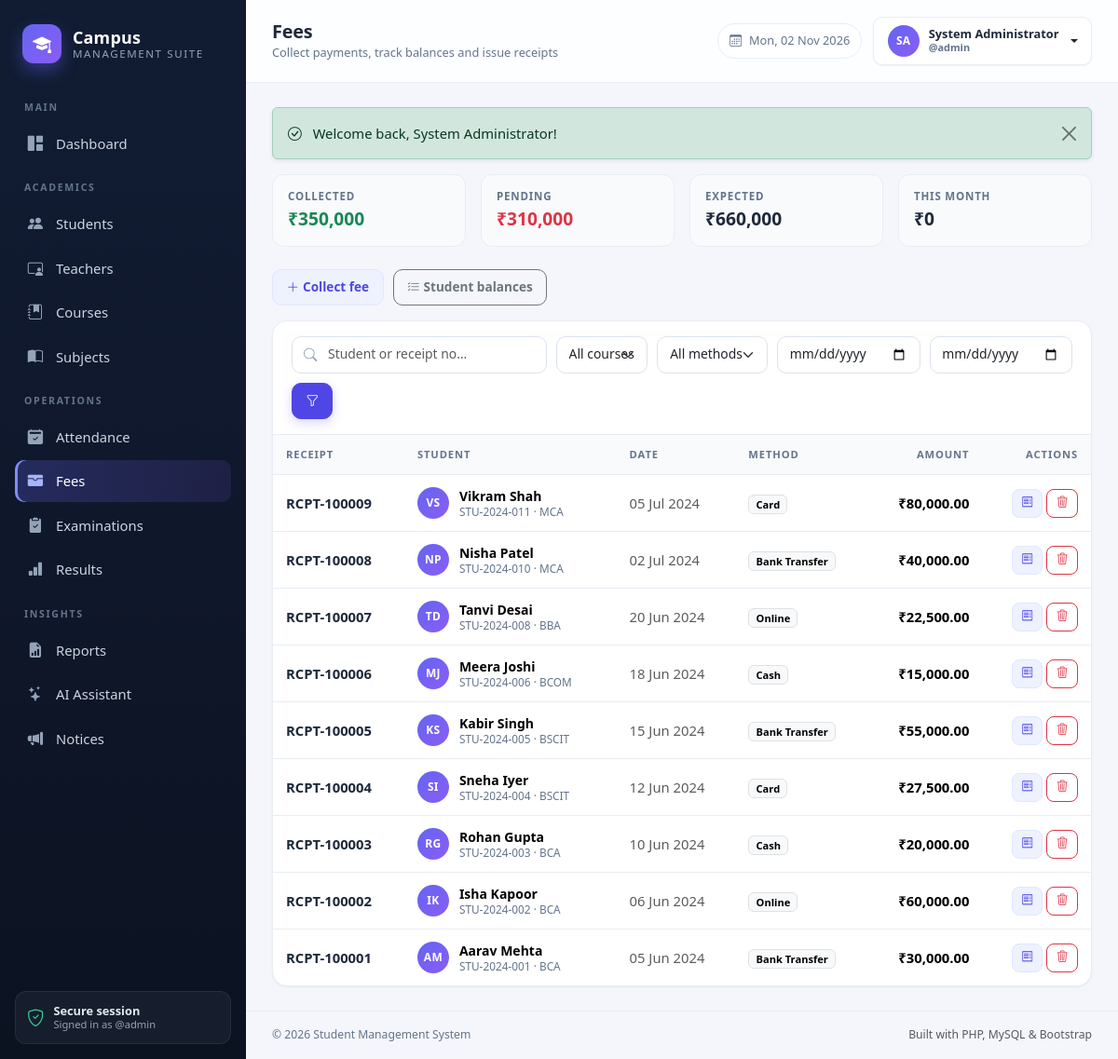
/admin/fees/index.php (signed in), run on the app's committed database.
### tables this page shows
CREATE TABLE fees (
    id INT UNSIGNED AUTO_INCREMENT PRIMARY KEY,
    student_id INT UNSIGNED NOT NULL,
    course_id INT UNSIGNED NOT NULL,
    amount DECIMAL(10,2) NOT NULL,
    payment_date DATE NOT NULL,
    payment_method ENUM('Cash','Card','Bank Transfer','Online') NOT NULL DEFAULT 'Cash',
    receipt_no VARCHAR(40) NOT NULL UNIQUE,
    remarks VARCHAR(255) DEFAULT NULL,
    created_at TIMESTAMP DEFAULT CURRENT_TIMESTAMP,
    CONSTRAINT fk_fees_student FOREIGN KEY (student_id) REFERENCES students(id) ON DELETE CASCADE,
    CONSTRAINT fk_fees_course FOREIGN KEY (course_id) REFERENCES courses(id) ON DELETE CASCADE
);

CREATE TABLE students (
    id INT UNSIGNED AUTO_INCREMENT PRIMARY KEY,
    student_id VARCHAR(30) NOT NULL UNIQUE,
    full_name VARCHAR(120) NOT NULL,
    email VARCHAR(120) NOT NULL UNIQUE,
    phone VARCHAR(20) DEFAULT NULL,
    gender ENUM('Male','Female','Other') DEFAULT NULL,
    dob DATE DEFAULT NULL,
    address VARCHAR(255) DEFAULT NULL,
    course_id INT UNSIGNED NOT NULL,
    semester TINYINT UNSIGNED NOT NULL DEFAULT 1,
    admission_date DATE NOT NULL,
    photo VARCHAR(255) DEFAULT NULL,
    status ENUM('Active','Inactive','Graduated') NOT NULL DEFAULT 'Active',
    created_at TIMESTAMP DEFAULT CURRENT_TIMESTAMP,
    CONSTRAINT fk_students_course FOREIGN KEY (course_id) REFERENCES courses(id) ON DELETE RESTRICT
);

CREATE TABLE courses (
    id INT UNSIGNED AUTO_INCREMENT PRIMARY KEY,
    code VARCHAR(20) NOT NULL UNIQUE,
    name VARCHAR(120) NOT NULL,
    duration_years TINYINT UNSIGNED NOT NULL DEFAULT 3,
    total_fee DECIMAL(10,2) NOT NULL DEFAULT 0,
    description TEXT DEFAULT NULL,
    created_at TIMESTAMP DEFAULT CURRENT_TIMESTAMP
);

### includes/functions.php (called while the page is built, shortened)
<?php
function e($value): string
{
    return htmlspecialchars((string) $value, ENT_QUOTES | ENT_SUBSTITUTE, 'UTF-8');
}
function url(string $path = ''): string
{
    return BASE_URL . '/' . ltrim($path, '/');
}
function query(string $key, string $default = ''): string
{
    $value = $_GET[$key] ?? $default;
    return is_string($value) ? trim($value) : $default;
}
function query_int(string $key, int $default = 0): int
{
    return isset($_GET[$key]) && $_GET[$key] !== '' ? (int) $_GET[$key] : $default;
}
function paginate(int $total, ?int $perPage = null): array
{
    $perPage = $perPage ?? ROWS_PER_PAGE;
    $pages   = max(1, (int) ceil($total / $perPage));
    $page    = max(1, min($pages, query_int('page', 1)));
    return [
        'page'    => $page,
        'pages'   => $pages,
        'offset'  => ($page - 1) * $perPage,
        'perPage' => $perPage,
        'total'   => $total,
    ];
}
function money($amount): string
{
    return CURRENCY . number_format((float) $amount, 2);
}
function short_money($amount): string
{
    return CURRENCY . number_format((float) $amount, 0);
}
function format_date(?string $date, string $format = 'd M Y'): string
{
    $ts = strtotime($date);
    return $ts ? date($format, $ts) : '—';
}
function initials(string $name): string
{
    $parts = preg_split('/\s+/', trim($name)) ?: [];
    $out = '';
    foreach (array_slice($parts, 0, 2) as $part) {
        $out .= strtoupper(substr($part, 0, 1));
    }
    return $out !== '' ? $out : '?';
}

### admin/fees/index.php (the view, shortened to what this page needs)
<?php
$pdo = db();
$errors = [];
$totalCollected = (float) $pdo->query('SELECT COALESCE(SUM(amount),0) FROM fees')->fetchColumn();
$expected = (float) $pdo->query(
    "SELECT COALESCE(SUM(c.total_fee),0) FROM students s JOIN courses c ON c.id = s.course_id WHERE s.status = 'Active'"
)->fetchColumn();
$pendingTotal = max(0, $expected - $totalCollected);
$monthCollected = (float) $pdo->query(
    'SELECT COALESCE(SUM(amount),0) FROM fees WHERE YEAR(payment_date) = YEAR(CURDATE()) AND MONTH(payment_date) = MONTH(CURDATE())'
)->fetchColumn();
$q        = query('q');
$from     = query('from');
$to       = query('to');
$where  = [];
$params = [];
$whereSql = $where ? ' WHERE ' . implode(' AND ', $where) : '';
$countStmt = $pdo->prepare('SELECT COUNT(*) FROM fees f JOIN students s ON s.id = f.student_id' . $whereSql);
$countStmt->execute($params);
$p = paginate((int) $countStmt->fetchColumn());
$sql = 'SELECT f.*, s.full_name, s.student_id AS student_code, c.code AS course_code
        FROM fees f
        JOIN students s ON s.id = f.student_id
        JOIN courses c ON c.id = f.course_id' . $whereSql . '
        ORDER BY f.payment_date DESC, f.id DESC
        LIMIT ' . (int) $p['perPage'] . ' OFFSET ' . (int) $p['offset'];
$stmt = $pdo->prepare($sql);
$stmt->execute($params);
$payments = $stmt->fetchAll();
$showForm = $errors || query_int('student_id') > 0 || query('collect') === '1';
require dirname(__DIR__, 2) . '/includes/header.php';
?>
<div class="row g-3 mb-4">
    <div class="col-sm-6 col-xl-3">
        <div class="mini-stat">
            <div class="label">Collected</div>
            <div class="value text-success"><?= short_money($totalCollected) ?></div>
        </div>
    </div>
    <div class="col-sm-6 col-xl-3">
        <div class="mini-stat">
            <div class="label">Pending</div>
            <div class="value text-danger"><?= short_money($pendingTotal) ?></div>
        </div>
    </div>
    <div class="col-sm-6 col-xl-3">
        <div class="mini-stat">
            <div class="label">Expected</div>
            <div class="value"><?= short_money($expected) ?></div>
        </div>
    </div>
    <div class="col-sm-6 col-xl-3">
        <div class="mini-stat">
            <div class="label">This month</div>
            <div class="value"><?= short_money($monthCollected) ?></div>
        </div>
    </div>
</div>
<div class="toolbar">
    <a class="btn btn-soft<?= $showForm ? ' active' : '' ?>" data-bs-toggle="collapse" href="#collectForm" role="button">
        <i class="bi bi-plus-lg me-1"></i>Collect fee
    </a>
    <a class="btn btn-outline-secondary" href="<?= e(url('admin/fees/balances.php')) ?>">
        <i class="bi bi-list-check me-1"></i>Student balances
    </a>
</div>
<div class="card table-card">
    <div class="card-header">
        <form class="toolbar mb-0" method="get">
            <div class="search-box input-icon">
                <i class="bi bi-search"></i>
                <input class="form-control" type="search" name="q" value="<?= e($q) ?>" placeholder="Student or receipt no…">
            </div>
            <select class="form-select w-auto" name="course_id">
                <option value="">All courses</option>
            </select>
            <select class="form-select w-auto" name="method">
                <option value="">All methods</option>
            </select>
            <input class="form-control w-auto" type="date" name="from" value="<?= e($from) ?>" title="From date">
            <input class="form-control w-auto" type="date" name="to" value="<?= e($to) ?>" title="To date">
            <button class="btn btn-primary" type="submit"><i class="bi bi-funnel"></i></button>
        </form>
    </div>
    <div class="table-responsive">
        <table class="table table-hover align-middle mb-0">
            <thead>
                <tr>
                    <th>Receipt</th>
                    <th>Student</th>
                    <th>Date</th>
                    <th>Method</th>
                    <th class="text-end">Amount</th>
                    <th class="text-end">Actions</th>
                </tr>
            </thead>
            <tbody>
                <?php foreach ($payments as $payment): ?>
                    <tr>
                        <td><span class="fw-semibold"><?= e($payment['receipt_no']) ?></span></td>
                        <td>
                            <div class="person-cell">
                                <span class="avatar avatar-sm"><?= e(initials($payment['full_name'])) ?></span>
                                <div class="meta">
                                    <strong><?= e($payment['full_name']) ?></strong>
                                    <small><?= e($payment['student_code']) ?> &middot; <?= e($payment['course_code']) ?></small>
                                </div>
                            </div>
                        </td>
                        <td class="text-muted"><?= format_date($payment['payment_date']) ?></td>
                        <td><span class="badge text-bg-light border"><?= e($payment['payment_method']) ?></span></td>
                        <td class="text-end fw-semibold"><?= money($payment['amount']) ?></td>
                        <td class="text-end text-nowrap">
                            <a class="btn btn-sm btn-soft" href="<?= e(url('admin/fees/receipt.php?id=' . $payment['id'])) ?>" title="Receipt">
                                <i class="bi bi-receipt"></i>
                            </a>
                            <form class="d-inline" method="post" action="<?= e(url('admin/fees/delete.php')) ?>">
                                <button class="btn btn-sm btn-outline-danger" type="submit"
                                        data-confirm="Delete receipt <?= e($payment['receipt_no']) ?>? This cannot be undone.">
                                    <i class="bi bi-trash3"></i>
                                </button>
                            </form>
                        </td>
                    </tr>
                <?php endforeach; ?>
            </tbody>
        </table>
    </div>
</div>
<?php require dirname(__DIR__, 2) . '/includes/footer.php'; ?>

### assets/css/style.css (style rules this page uses)
:root { --brand: #4f46e5; --brand-dark: #4338ca; --brand-soft: #eef2ff; --sidebar-bg: #0f172a; --sidebar-muted: #94a3b8; --body-bg: #f4f6fb; --surface: #ffffff; --text: #1e293b; --muted: #64748b; --line: #e8edf5; --radius: 16px; --shadow-sm: 0 1px 2px rgba(15, 23, 42, .06); --shadow: 0 10px 30px rgba(15, 23, 42, .07); --sidebar-w: 264px; }
* { box-sizing: border-box; }
body { margin: 0; background: var(--body-bg); color: var(--text); font-family: "Segoe UI", system-ui, -apple-system, "Helvetica Neue", Arial, sans-serif; font-size: .925rem; -webkit-font-smoothing: antialiased; }
a { text-decoration: none; }
.avatar { display: inline-grid; place-items: center; border-radius: 50%; background: linear-gradient(135deg, #6366f1, #8b5cf6); color: #fff; font-weight: 700; letter-spacing: .3px; flex-shrink: 0; object-fit: cover; }
.avatar-sm { width: 34px; height: 34px; font-size: .75rem; }
.card { border: 1px solid var(--line); border-radius: var(--radius); box-shadow: var(--shadow-sm); }
.card-header { background: #fff; border-bottom: 1px solid var(--line); border-radius: var(--radius) var(--radius) 0 0 !important; padding: 16px 20px; font-weight: 600; }
.table { --bs-table-bg: transparent; margin-bottom: 0; }
.table > :not(caption) > * > * { padding: 13px 14px; border-bottom-color: var(--line); vertical-align: middle; }
.table thead th { font-size: .7rem; text-transform: uppercase; letter-spacing: .08em; color: var(--muted); font-weight: 700; background: #f8fafc; border-bottom: 1px solid var(--line) !important; white-space: nowrap; }
.table tbody tr:last-child td { border-bottom: 0; }
.table td .fw-semibold { color: var(--text); }
.table-card { overflow: hidden; }
.table-responsive { border-radius: 0 0 var(--radius) var(--radius); }
.person-cell { display: flex; align-items: center; gap: 11px; }
.person-cell .meta { display: flex; flex-direction: column; line-height: 1.25; }
.person-cell .meta strong { font-size: .875rem; }
.person-cell .meta small { color: var(--muted); font-size: .74rem; }
.btn { border-radius: 10px; font-weight: 600; font-size: .85rem; padding: .5rem .9rem; }
.btn-primary { background: var(--brand); border-color: var(--brand); box-shadow: 0 4px 12px rgba(79, 70, 229, .22); }
.btn-soft { background: var(--brand-soft); color: var(--brand); border: 1px solid #e0e7ff; }
.btn-sm { padding: .34rem .6rem; font-size: .78rem; border-radius: 8px; }
.form-control, .form-select { border-radius: 10px; border-color: #dbe2ee; padding: .55rem .8rem; font-size: .87rem; }
.input-icon { position: relative; }
.input-icon > i { position: absolute; left: 13px; top: 50%; transform: translateY(-50%); color: #94a3b8; font-size: .9rem; }
.input-icon .form-control { padding-left: 38px; }
.toolbar { display: flex; flex-wrap: wrap; gap: 10px; align-items: center; margin-bottom: 16px; }
.toolbar .search-box { flex: 1 1 220px; max-width: 340px; }
.mini-stat { padding: 14px 16px; border-radius: 12px; background: #f8fafc; border: 1px solid var(--line); height: 100%; }
.mini-stat .label { font-size: .72rem; text-transform: uppercase; letter-spacing: .07em; color: var(--muted); font-weight: 600; }
.mini-stat .value { font-size: 1.2rem; font-weight: 700; margin-top: 2px; }

### data on the page
fees: receipt_no "RCPT-100009", student.full_name "VS", student.full_name "Vikram Shah", student.student_id "STU-2024-011", course.code "MCA", payment_date "05 Jul 2024", payment_method "Card", amount "₹80,000.00"
fees: receipt_no "RCPT-100008", student.full_name "NP", student.full_name "Nisha Patel", student.student_id "STU-2024-010", course.code "MCA", payment_date "02 Jul 2024", payment_method "Bank Transfer", amount "₹40,000.00"
fees: receipt_no "RCPT-100007", student.full_name "TD", student.full_name "Tanvi Desai", student.student_id "STU-2024-008", course.code "BBA", payment_date "20 Jun 2024", payment_method "Online", amount "₹22,500.00"
fees: receipt_no "RCPT-100006", student.full_name "MJ", student.full_name "Meera Joshi", student.student_id "STU-2024-006", course.code "BCOM", payment_date "18 Jun 2024", payment_method "Cash", amount "₹15,000.00"
fees: receipt_no "RCPT-100005", student.full_name "KS", student.full_name "Kabir Singh", student.student_id "STU-2024-005", course.code "BSCIT", payment_date "15 Jun 2024", payment_method "Bank Transfer", amount "₹55,000.00"
fees: receipt_no "RCPT-100004", student.full_name "SI", student.full_name "Sneha Iyer", student.student_id "STU-2024-004", course.code "BSCIT", payment_date "12 Jun 2024", payment_method "Card", amount "₹27,500.00"
fees: receipt_no "RCPT-100003", student.full_name "RG", student.full_name "Rohan Gupta", student.student_id "STU-2024-003", course.code "BCA", payment_date "10 Jun 2024", payment_method "Cash", amount "₹20,000.00"
fees: receipt_no "RCPT-100002", student.full_name "IK", student.full_name "Isha Kapoor", student.student_id "STU-2024-002", course.code "BCA", payment_date "06 Jun 2024", payment_method "Online", amount "₹60,000.00"
fees: receipt_no "RCPT-100001", student.full_name "AM", student.full_name "Aarav Mehta", student.student_id "STU-2024-001", course.code "BCA", payment_date "05 Jun 2024", payment_method "Bank Transfer", amount "₹30,000.00"

### other printed values
$group "MAIN"
$item['label'] "Dashboard"
$group "ACADEMICS"
$item['label'] "Students"
$item['label'] "Teachers"
$item['label'] "Courses"
$item['label'] "Subjects"
$group "OPERATIONS"
$item['label'] "Attendance"
$item['label'] "Fees"
$item['label'] "Examinations"
$item['label'] "Results"
$group "INSIGHTS"
$item['label'] "Reports"
$item['label'] "AI Assistant"
